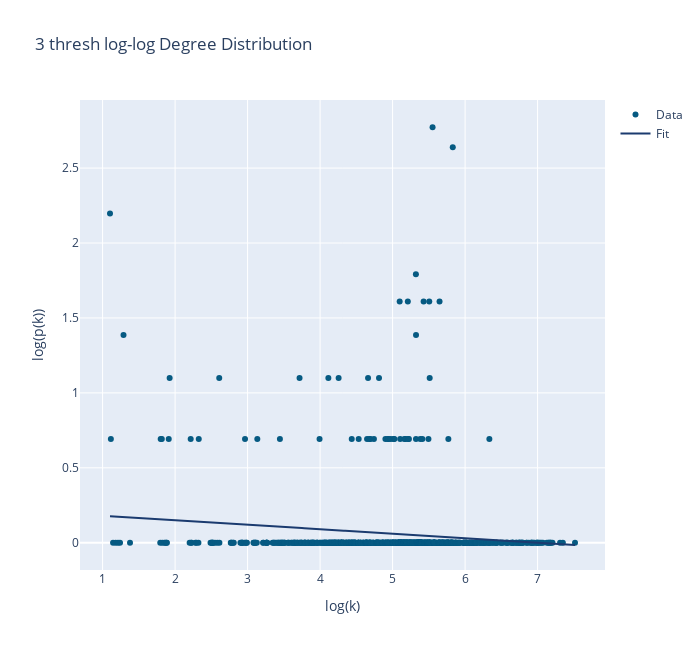

Write notebook code for a chart like this one.
### Code cell
network_analysis.plot_log_log(G, '3 thresh', weighted=True)

### Figure 1 — Plotly figure (JSON) as saved in the notebook; plotly's stock layout.template omitted (floating-point values rounded to 4 significant figures; data arrays with more than 128 entries replaced by an {"elided": "..."} marker saying what was removed)
{"data": [{"marker": {"color": "#065A82"}, "mode": "markers", "name": "Data", "type": "scatter", "x": {"elided": "843 float values"}, "y": {"elided": "843 float values"}}, {"marker": {"color": "#1b3b6f"}, "mode": "lines", "name": "Fit", "type": "scatter", "x": {"elided": "843 float values"}, "y": {"elided": "843 float values"}}], "layout": {"height": 650, "title": {"text": "3 thresh log-log Degree Distribution"}, "width": 700, "xaxis": {"title": {"text": "log(k)"}}, "yaxis": {"title": {"text": "log(p(k))"}}}}
